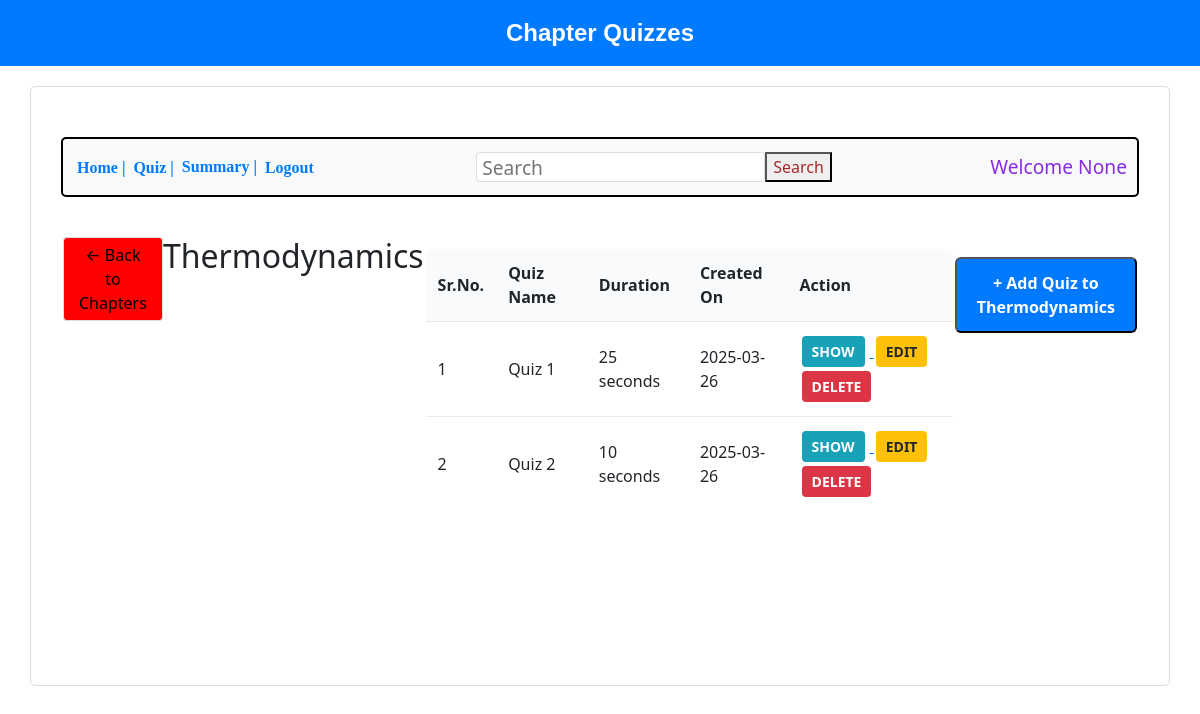
The app's page /show_quiz/1/1, older data.
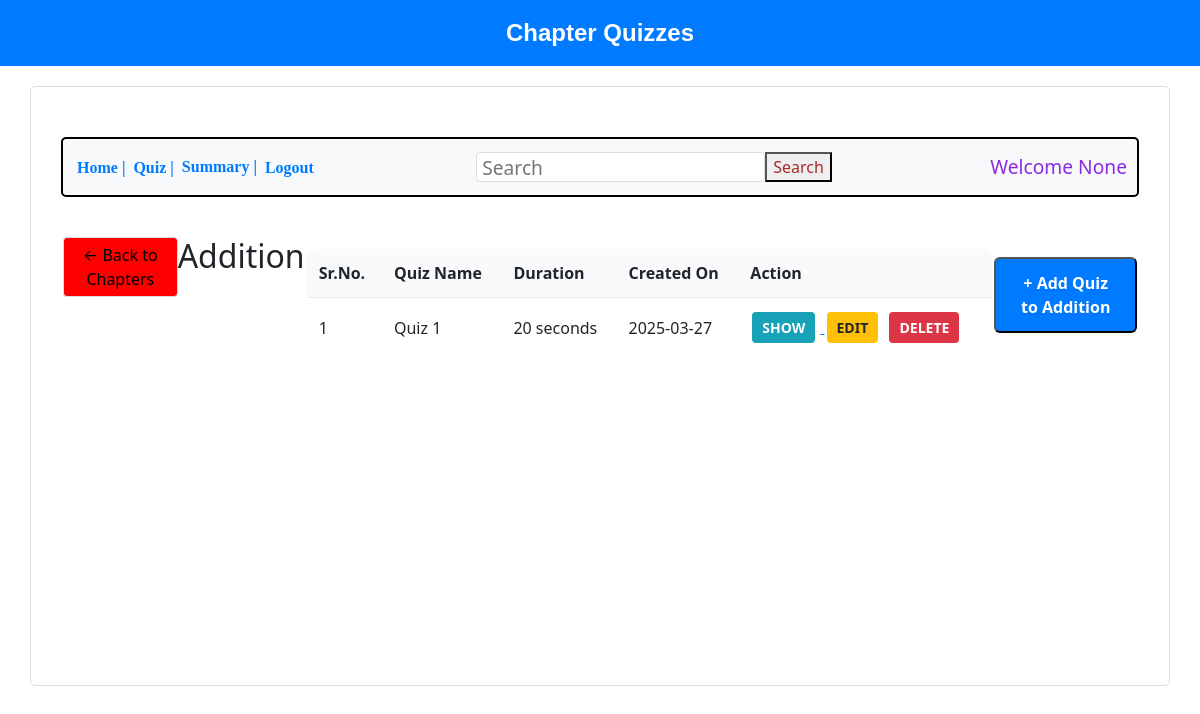
The same page, newer data.
### backend/models.py (models this page shows, shortened)
class Chapter(db.Model):
    __tablename__ = "chapters"
    id = db.Column(db.Integer, primary_key=True)
    name = db.Column(db.String, nullable=False)
    desc = db.Column(db.String, nullable=False)
    subject_id = db.Column(db.Integer, db.ForeignKey('subjects.id'), nullable=False)
    questions = db.relationship('Question', backref='chapter', lazy='dynamic')

class Quiz(db.Model):
    __tablename__ = "quizzes"
    id = db.Column(db.Integer, primary_key=True)
    title = db.Column(db.String, nullable=False)
    subject_id = db.Column(db.Integer, db.ForeignKey("subjects.id"), nullable=False)
    chapter_id = db.Column(db.Integer, db.ForeignKey("chapters.id"), nullable=False)
    duration = db.Column(db.String, nullable=False)  # Store as string (e.g., "00:10")
    created_by_id = db.Column(db.Integer, db.ForeignKey("user_info.id"), nullable=False)
    is_active = db.Column(db.Boolean, default=True)
    created_at = db.Column(db.String, nullable=False, default=datetime.now().strftime("%Y-%m-%d"))
    subject = db.relationship("Subject", backref="quizzes")
    chapter = db.relationship("Chapter", backref="quizzes")
    created_by = db.relationship("User", backref="quizzes_created")

### backend/controllers.py (the view)
@app.route("/show_quiz/<int:subject_id>/<int:chapter_id>")
def show_quizzes(subject_id, chapter_id):
    subject = Subject.query.get_or_404(subject_id)
    chapter = Chapter.query.get_or_404(chapter_id)
    quizzes = Quiz.query.filter_by(chapter_id=chapter_id).all()
    return render_template("show_quiz.html", subject=subject,chapter=chapter,quizzes=quizzes,name=request.args.get('email'))

### templates/show_quiz.html (shortened to what this page needs)
<!DOCTYPE html>
<html lang="en">
<head>
    <link rel="stylesheet" href="/static/style.css">
    <link rel="stylesheet" href="https://cdnjs.cloudflare.com/ajax/libs/bootstrap/5.3.2/css/bootstrap.min.css">
</head>
<body>
    <div class="header2">Chapter Quizzes</div>
    <div class="bordertime">
        <div class="button-container">
            <a href="/admin_dash"><button class="nav-button">Home |</button></a>
            <a href="/quiz-mgmt"><button class="nav-button">Quiz |</button></a>
            <button class="nav-button">Summary |</button>
            <a href="/login"><button class="nav-button">Logout</button></a>
            <input class="search" type="search" placeholder="Search">
            <button class="searching">Search</button>
            <h4 class="text">Welcome {{ name }}</h4>
        </div>
        <div class="container">
            <a href="{{ url_for('show_chapters', subject_id=subject.id) }}">
                <button class="back-btn">← Back to Chapters</button>
            </a>
            <h2>{{ chapter.name }}</h2>
            {% if quizzes %}
            <table class="quiz-table">
                <thead>
                    <tr>
                        <th>Sr.No.</th>
                        <th>Quiz Name</th>
                        <th>Duration</th>
                        <th>Created On</th>
                        <th>Action</th>
                    </tr>
                </thead>
                <tbody>
                    {% for quiz in quizzes %}
                    <tr>
                        <td>{{ loop.index }}</td>
                        <td>{{ quiz.title }}</td>
                        <td>{{ quiz.duration }} seconds</td>
                        <td>{{ quiz.created_at }}</td>
                        <td>
                            <a href="{{ url_for('manage_questions', quiz_id=quiz.id) }}">
                                <button class="action-btn view-btn">SHOW</button>
                            </a>
                            <button class="action-btn edit-btn" data-bs-toggle="modal"
                                data-bs-target="#editQuizModal"
                                data-quiz-id="{{ quiz.id }}" data-quiz-title="{{ quiz.title }}"
                                data-quiz-duration="{{ quiz.duration }}"
                                data-quiz-active="{{ 'True' if quiz.is_active else 'False' }}">
                                EDIT
                            </button>
                            <a href="{{ url_for('delete_quiz', quiz_id=quiz.id) }}"
                                onclick="return confirm('Are you sure?')">
                                <button class="action-btn delete-btn">DELETE</button>
                            </a>
                        </td>
                    </tr>
                    {% endfor %}
                </tbody>
            </table>
            {% else %}
            <div class="no-quizzes">
                <h3>No Quizzes available for this chapter</h3>
                <p>Click the button below to add a new quiz.</p>
            </div>
            {% endif %}
            <a href="{{ url_for('new_quiz', subject_id=subject.id, chapter_id=chapter.id) }}">
                <button class="add-quiz-btn">+ Add Quiz to {{ chapter.name }}</button>
            </a>
        </div>
    </div>
</body>
</html>

Row changes from the older to the newer data that the page shows:
no longer on this page (row edited): Quiz: title "Quiz 2", duration "10", created_at "2025-03-26"
changed Chapter: name "Thermodynamics" → "Addition"
changed Quiz "Quiz 1": duration "25" → "20"; created_at "2025-03-26" → "2025-03-27"
